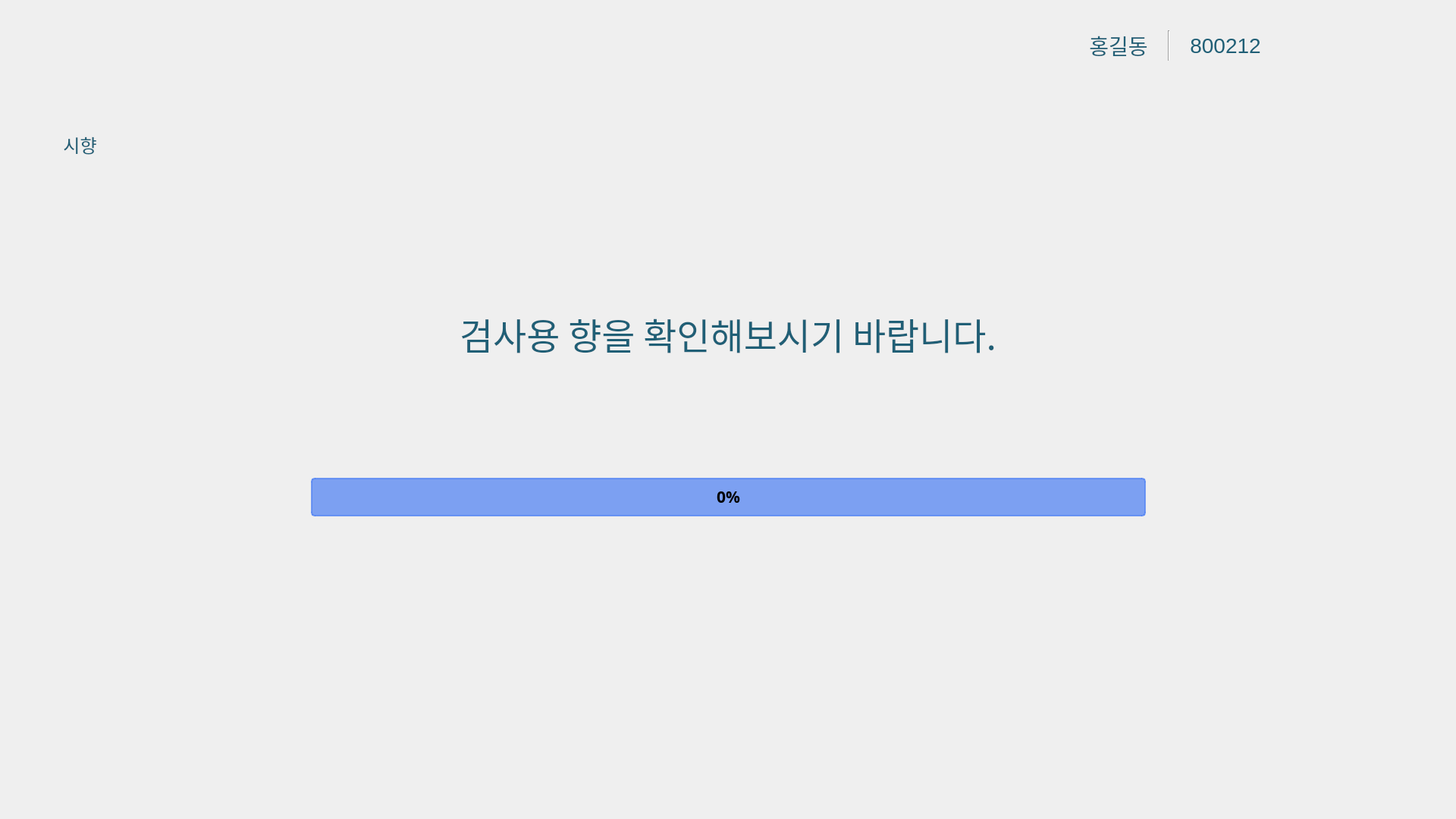
<?xml version="1.0" encoding="UTF-8"?>
<ui version="4.0">
 <class>MainWindow</class>
 <widget class="QMainWindow" name="MainWindow">
  <property name="enabled">
   <bool>true</bool>
  </property>
  <property name="geometry">
   <rect>
    <x>0</x>
    <y>0</y>
    <width>1920</width>
    <height>1080</height>
   </rect>
  </property>
  <property name="sizePolicy">
   <sizepolicy hsizetype="Maximum" vsizetype="Maximum">
    <horstretch>0</horstretch>
    <verstretch>0</verstretch>
   </sizepolicy>
  </property>
  <property name="maximumSize">
   <size>
    <width>1920</width>
    <height>1080</height>
   </size>
  </property>
  <property name="font">
   <font>
    <family>Malgun Gothic</family>
    <pointsize>16</pointsize>
   </font>
  </property>
  <property name="focusPolicy">
   <enum>Qt::FocusPolicy::NoFocus</enum>
  </property>
  <property name="windowTitle">
   <string>후각검사</string>
  </property>
  <property name="styleSheet">
   <string notr="true"/>
  </property>
  <widget class="QWidget" name="centralwidget">
   <widget class="QLabel" name="label_background">
    <property name="geometry">
     <rect>
      <x>0</x>
      <y>0</y>
      <width>1920</width>
      <height>1080</height>
     </rect>
    </property>
    <property name="styleSheet">
     <string notr="true">QLabel{
	image : url(./ui/images/test/t/bg_ready.png);
}</string>
    </property>
    <property name="text">
     <string/>
    </property>
   </widget>
   <widget class="QLabel" name="label_title">
    <property name="geometry">
     <rect>
      <x>735</x>
      <y>0</y>
      <width>450</width>
      <height>120</height>
     </rect>
    </property>
    <property name="font">
     <font>
      <family>Malgun Gothic</family>
      <pointsize>24</pointsize>
      <bold>true</bold>
     </font>
    </property>
    <property name="styleSheet">
     <string notr="true">QLabel{
	image : url(./ui/images/test/t/title.png);
}</string>
    </property>
    <property name="text">
     <string/>
    </property>
    <property name="alignment">
     <set>Qt::AlignmentFlag::AlignCenter</set>
    </property>
   </widget>
   <widget class="QLabel" name="label_guide">
    <property name="geometry">
     <rect>
      <x>35</x>
      <y>340</y>
      <width>1850</width>
      <height>200</height>
     </rect>
    </property>
    <property name="font">
     <font>
      <family>Malgun Gothic</family>
      <pointsize>36</pointsize>
      <italic>false</italic>
      <bold>false</bold>
     </font>
    </property>
    <property name="styleSheet">
     <string notr="true">QLabel{
	color : #205f76;
	font : 36pt;
}</string>
    </property>
    <property name="text">
     <string>&lt;html&gt;&lt;head/&gt;&lt;body&gt;&lt;p align=&quot;center&quot;&gt;검사용 향을 확인해보시기 바랍니다.&lt;/p&gt;&lt;/body&gt;&lt;/html&gt;</string>
    </property>
    <property name="alignment">
     <set>Qt::AlignmentFlag::AlignCenter</set>
    </property>
    <property name="margin">
     <number>0</number>
    </property>
    <property name="indent">
     <number>0</number>
    </property>
   </widget>
   <widget class="QLabel" name="label_seq">
    <property name="geometry">
     <rect>
      <x>50</x>
      <y>170</y>
      <width>111</width>
      <height>41</height>
     </rect>
    </property>
    <property name="font">
     <font>
      <family>Malgun Gothic</family>
      <pointsize>18</pointsize>
      <italic>false</italic>
      <bold>false</bold>
     </font>
    </property>
    <property name="styleSheet">
     <string notr="true">QLabel{
	color : #205f76;
	font : 18pt;
}</string>
    </property>
    <property name="text">
     <string>시향</string>
    </property>
    <property name="alignment">
     <set>Qt::AlignmentFlag::AlignCenter</set>
    </property>
   </widget>
   <widget class="QProgressBar" name="pg_ready">
    <property name="geometry">
     <rect>
      <x>410</x>
      <y>630</y>
      <width>1101</width>
      <height>51</height>
     </rect>
    </property>
    <property name="font">
     <font>
      <family>Malgun Gothic</family>
      <pointsize>16</pointsize>
      <bold>true</bold>
     </font>
    </property>
    <property name="styleSheet">
     <string notr="true">QProgressBar {
border: 2px solid rgba(77, 127, 243, 180);
border-radius: 5px;
text-align: center;
background-color: rgba(77, 127, 243, 180);
color: black;
}
QProgressBar::chunk {
    background-color: #AAD7DD;
}</string>
    </property>
    <property name="value">
     <number>0</number>
    </property>
   </widget>
   <widget class="QWidget" name="widget" native="true">
    <property name="geometry">
     <rect>
      <x>1410</x>
      <y>35</y>
      <width>280</width>
      <height>50</height>
     </rect>
    </property>
    <property name="sizePolicy">
     <sizepolicy hsizetype="Fixed" vsizetype="Fixed">
      <horstretch>0</horstretch>
      <verstretch>0</verstretch>
     </sizepolicy>
    </property>
    <property name="font">
     <font>
      <family>Malgun Gothic</family>
      <pointsize>16</pointsize>
     </font>
    </property>
    <property name="styleSheet">
     <string notr="true">QLabel{
	color : #205f76;
	font : 21pt;
}

Line{
	border : 0px;
	background-color : #205f76;
	margin : 8px 0px;
}</string>
    </property>
    <layout class="QHBoxLayout" name="horizontalLayout_4" stretch="2,1,1">
     <property name="spacing">
      <number>0</number>
     </property>
     <property name="leftMargin">
      <number>0</number>
     </property>
     <property name="topMargin">
      <number>5</number>
     </property>
     <property name="rightMargin">
      <number>0</number>
     </property>
     <property name="bottomMargin">
      <number>5</number>
     </property>
     <item>
      <widget class="QLabel" name="label_name">
       <property name="sizePolicy">
        <sizepolicy hsizetype="Fixed" vsizetype="Preferred">
         <horstretch>0</horstretch>
         <verstretch>0</verstretch>
        </sizepolicy>
       </property>
       <property name="minimumSize">
        <size>
         <width>0</width>
         <height>0</height>
        </size>
       </property>
       <property name="maximumSize">
        <size>
         <width>16777215</width>
         <height>16777215</height>
        </size>
       </property>
       <property name="font">
        <font>
         <pointsize>21</pointsize>
         <italic>false</italic>
         <bold>false</bold>
        </font>
       </property>
       <property name="text">
        <string>홍길동</string>
       </property>
       <property name="alignment">
        <set>Qt::AlignmentFlag::AlignCenter</set>
       </property>
       <property name="indent">
        <number>0</number>
       </property>
      </widget>
     </item>
     <item>
      <widget class="Line" name="line_1">
       <property name="sizePolicy">
        <sizepolicy hsizetype="Fixed" vsizetype="Expanding">
         <horstretch>0</horstretch>
         <verstretch>0</verstretch>
        </sizepolicy>
       </property>
       <property name="orientation">
        <enum>Qt::Orientation::Vertical</enum>
       </property>
      </widget>
     </item>
     <item>
      <widget class="QLabel" name="label_birth_number">
       <property name="sizePolicy">
        <sizepolicy hsizetype="Fixed" vsizetype="Preferred">
         <horstretch>0</horstretch>
         <verstretch>0</verstretch>
        </sizepolicy>
       </property>
       <property name="minimumSize">
        <size>
         <width>0</width>
         <height>0</height>
        </size>
       </property>
       <property name="maximumSize">
        <size>
         <width>16777215</width>
         <height>16777215</height>
        </size>
       </property>
       <property name="font">
        <font>
         <pointsize>21</pointsize>
         <italic>false</italic>
         <bold>false</bold>
        </font>
       </property>
       <property name="text">
        <string>800212</string>
       </property>
       <property name="alignment">
        <set>Qt::AlignmentFlag::AlignCenter</set>
       </property>
       <property name="margin">
        <number>0</number>
       </property>
       <property name="indent">
        <number>-1</number>
       </property>
      </widget>
     </item>
    </layout>
   </widget>
  </widget>
 </widget>
 <resources/>
 <connections/>
</ui>
